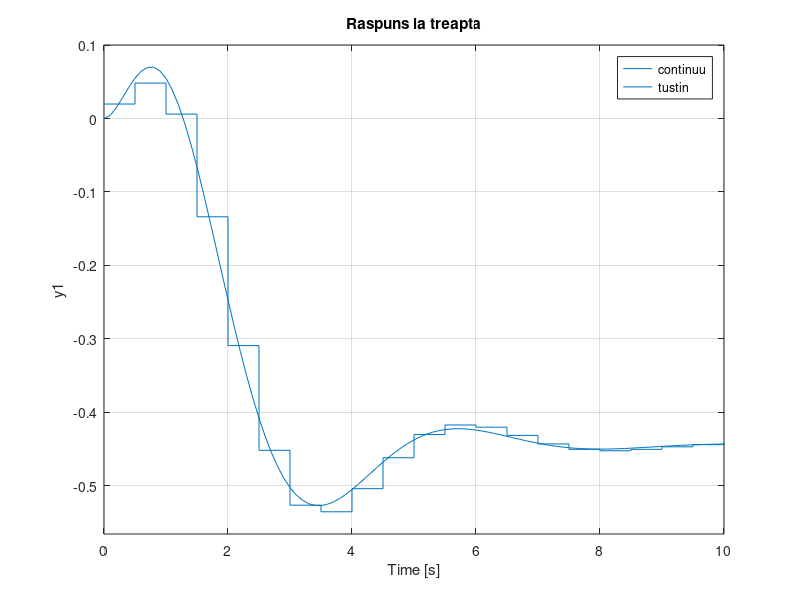

This chart was generated by the following MATLAB code: (Note: this script raises an error after producing the figure.)

%% functia de tranfer a sistemului dat
s = tf('s');
H = (s-1.5)/((s+1.5)*(s*s+1.2*s+2.25));

%% pct a
Te=0.5;

Hd = c2d(H,Te,'tustin');

figure (1);
step(H);
hold on
step(Hd);
title('Raspuns la treapta');
legend('continuu', 'tustin');
xlim([0 10]);

t = linspace(0,5,1000);
u = (3*(cos(5*t))) + (2*(sin(10*t)));

figure(2)
[num1, den1] = tfdata(Hd); 
[dx, ~] = dlsim(num1{1}, den1{1}, u);

[num, den] = tfdata(H); 
[x, ~] = lsim(num{1}, den{1}, u, t);

%am ilustrat pe ambele raspunsuri in acelasi grafic
plot(t,dx);
hold on
plot(t,x);
title('Raspuns in timp la intrarea u');
legend('sistemul discretizat', 'sistemul continuu');

%% pct b
z = tf('z')
H_d = tf(num1{1,1}, den1{1,1}, z);

y1 = 0;
y = 0;
u1 = 0;
u = 0;
n = 0;

while 1
    n = n+1;
    u1 = u;
    if 5<=n && n<10
        u = 2;
    else
        u = 0;
    end
    y1 = y;
    y = -1 .* H_d.Numerator .* y1 + u + H_d.Denominator .* u1;
end